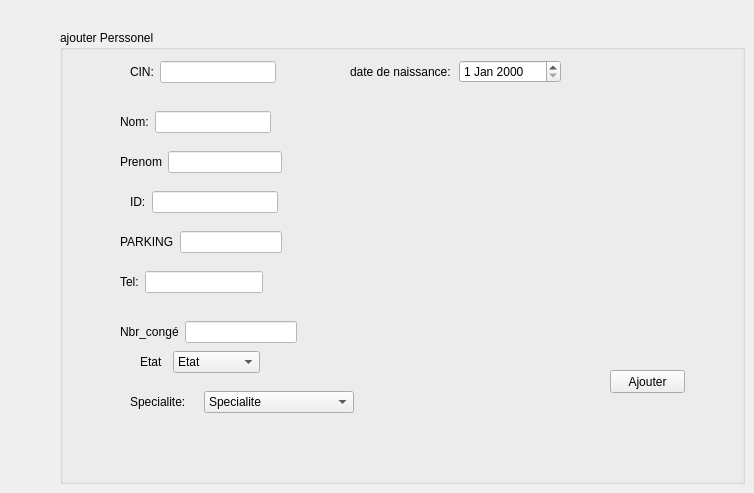
              <widget class="QWidget" name="tab_5">
               <attribute name="title">
                <string>ajouter perssonel</string>
               </attribute>
               <widget class="QGroupBox" name="groupBox_4">
                <property name="geometry">
                 <rect>
                  <x>60</x>
                  <y>30</y>
                  <width>685</width>
                  <height>454</height>
                 </rect>
                </property>
                <property name="title">
                 <string>ajouter Perssonel</string>
                </property>
                <widget class="QPushButton" name="pb_ajouter">
                 <property name="geometry">
                  <rect>
                   <x>550</x>
                   <y>340</y>
                   <width>75</width>
                   <height>23</height>
                  </rect>
                 </property>
                 <property name="styleSheet">
                  <string notr="true"/>
                 </property>
                 <property name="text">
                  <string>Ajouter</string>
                 </property>
                </widget>
                <widget class="QWidget" name="layoutWidget">
                 <property name="geometry">
                  <rect>
                   <x>70</x>
                   <y>30</y>
                   <width>146</width>
                   <height>24</height>
                  </rect>
                 </property>
                 <layout class="QHBoxLayout" name="horizontalLayout">
                  <item>
                   <widget class="QLabel" name="label">
                    <property name="styleSheet">
                     <string notr="true"/>
                    </property>
                    <property name="text">
                     <string>CIN:</string>
                    </property>
                   </widget>
                  </item>
                  <item>
                   <widget class="QLineEdit" name="le_cin">
                    <property name="styleSheet">
                     <string notr="true">background-color: rgb(255, 255, 255);</string>
                    </property>
                   </widget>
                  </item>
                 </layout>
                </widget>
                <widget class="QWidget" name="layoutWidget_2">
                 <property name="geometry">
                  <rect>
                   <x>60</x>
                   <y>80</y>
                   <width>151</width>
                   <height>24</height>
                  </rect>
                 </property>
                 <layout class="QHBoxLayout" name="horizontalLayout_2">
                  <item>
                   <widget class="QLabel" name="label_2">
                    <property name="styleSheet">
                     <string notr="true"/>
                    </property>
                    <property name="text">
                     <string>Nom:</string>
                    </property>
                   </widget>
                  </item>
                  <item>
                   <widget class="QLineEdit" name="le_nom">
                    <property name="styleSheet">
                     <string notr="true">background-color: rgb(255, 255, 255);</string>
                    </property>
                   </widget>
                  </item>
                 </layout>
                </widget>
                <widget class="QWidget" name="layoutWidget_3">
                 <property name="geometry">
                  <rect>
                   <x>60</x>
                   <y>120</y>
                   <width>162</width>
                   <height>24</height>
                  </rect>
                 </property>
                 <layout class="QHBoxLayout" name="horizontalLayout_9">
                  <item>
                   <widget class="QLabel" name="label_3">
                    <property name="styleSheet">
                     <string notr="true"/>
                    </property>
                    <property name="text">
                     <string>Prenom</string>
                    </property>
                   </widget>
                  </item>
                  <item>
                   <widget class="QLineEdit" name="le_prenom">
                    <property name="styleSheet">
                     <string notr="true">background-color: rgb(255, 255, 255);</string>
                    </property>
                   </widget>
                  </item>
                 </layout>
                </widget>
                <widget class="QWidget" name="layoutWidget_4">
                 <property name="geometry">
                  <rect>
                   <x>70</x>
                   <y>160</y>
                   <width>148</width>
                   <height>24</height>
                  </rect>
                 </property>
                 <layout class="QHBoxLayout" name="horizontalLayout_10">
                  <item>
                   <widget class="QLabel" name="label_5">
                    <property name="styleSheet">
                     <string notr="true"/>
                    </property>
                    <property name="text">
                     <string>ID:</string>
                    </property>
                   </widget>
                  </item>
                  <item>
                   <widget class="QLineEdit" name="le_mail">
                    <property name="styleSheet">
                     <string notr="true">background-color: rgb(255, 255, 255);</string>
                    </property>
                   </widget>
                  </item>
                 </layout>
                </widget>
                <widget class="QWidget" name="layoutWidget_5">
                 <property name="geometry">
                  <rect>
                   <x>60</x>
                   <y>200</y>
                   <width>162</width>
                   <height>24</height>
                  </rect>
                 </property>
                 <layout class="QHBoxLayout" name="horizontalLayout_12">
                  <item>
                   <widget class="QLabel" name="label_6">
                    <property name="styleSheet">
                     <string notr="true"/>
                    </property>
                    <property name="text">
                     <string>PARKING</string>
                    </property>
                   </widget>
                  </item>
                  <item>
                   <widget class="QLineEdit" name="le_adresse">
                    <property name="styleSheet">
                     <string notr="true">background-color: rgb(255, 255, 255);</string>
                    </property>
                   </widget>
                  </item>
                 </layout>
                </widget>
                <widget class="QWidget" name="layoutWidget_6">
                 <property name="geometry">
                  <rect>
                   <x>60</x>
                   <y>240</y>
                   <width>143</width>
                   <height>24</height>
                  </rect>
                 </property>
                 <layout class="QHBoxLayout" name="horizontalLayout_13">
                  <item>
                   <widget class="QLabel" name="label_7">
                    <property name="styleSheet">
                     <string notr="true"/>
                    </property>
                    <property name="text">
                     <string>Tel:</string>
                    </property>
                   </widget>
                  </item>
                  <item>
                   <widget class="QLineEdit" name="le_tel">
                    <property name="styleSheet">
                     <string notr="true">background-color: rgb(255, 255, 255);</string>
                    </property>
                   </widget>
                  </item>
                 </layout>
                </widget>
                <widget class="QWidget" name="layoutWidget_7">
                 <property name="geometry">
                  <rect>
                   <x>60</x>
                   <y>290</y>
                   <width>177</width>
                   <height>24</height>
                  </rect>
                 </property>
                 <layout class="QHBoxLayout" name="horizontalLayout_14">
                  <item>
                   <widget class="QLabel" name="label_8">
                    <property name="styleSheet">
                     <string notr="true"/>
                    </property>
                    <property name="text">
                     <string>Nbr_congé</string>
                    </property>
                   </widget>
                  </item>
                  <item>
                   <widget class="QLineEdit" name="le_nbr_conge">
                    <property name="styleSheet">
                     <string notr="true">background-color: rgb(255, 255, 255);</string>
                    </property>
                   </widget>
                  </item>
                 </layout>
                </widget>
                <widget class="QWidget" name="layoutWidget_8">
                 <property name="geometry">
                  <rect>
                   <x>80</x>
                   <y>320</y>
                   <width>120</width>
                   <height>24</height>
                  </rect>
                 </property>
                 <layout class="QHBoxLayout" name="horizontalLayout_15">
                  <item>
                   <widget class="QLabel" name="label_9">
                    <property name="styleSheet">
                     <string notr="true"/>
                    </property>
                    <property name="text">
                     <string>Etat</string>
                    </property>
                   </widget>
                  </item>
                  <item>
                   <widget class="QComboBox" name="cb_ajouter">
                    <item>
                     <property name="text">
                      <string>Etat</string>
                     </property>
                    </item>
                    <item>
                     <property name="text">
                      <string>celibataire</string>
                     </property>
                    </item>
                    <item>
                     <property name="text">
                      <string>en couple</string>
                     </property>
                    </item>
                    <item>
                     <property name="text">
                      <string>marie</string>
                     </property>
                    </item>
                    <item>
                     <property name="text">
                      <string>divorce</string>
                     </property>
                    </item>
                   </widget>
                  </item>
                 </layout>
                </widget>
                <widget class="QWidget" name="layoutWidget_9">
                 <property name="geometry">
                  <rect>
                   <x>70</x>
                   <y>360</y>
                   <width>224</width>
                   <height>24</height>
                  </rect>
                 </property>
                 <layout class="QHBoxLayout" name="horizontalLayout_17">
                  <item>
                   <widget class="QLabel" name="label_12">
                    <property name="text">
                     <string>Specialite:</string>
                    </property>
                   </widget>
                  </item>
                  <item>
                   <widget class="QComboBox" name="cb_genre">
                    <item>
                     <property name="text">
                      <string>Specialite</string>
                     </property>
                    </item>
                    <item>
                     <property name="text">
                      <string>Monteur pneumatique</string>
                     </property>
                    </item>
                    <item>
                     <property name="text">
                      <string>Electricien</string>
                     </property>
                    </item>
                    <item>
                     <property name="text">
                      <string>Nouvel élément</string>
                     </property>
                    </item>
                   </widget>
                  </item>
                 </layout>
                </widget>
                <widget class="QWidget" name="layoutWidget">
                 <property name="geometry">
                  <rect>
                   <x>290</x>
                   <y>30</y>
                   <width>211</width>
                   <height>24</height>
                  </rect>
                 </property>
                 <layout class="QHBoxLayout" name="horizontalLayout_16">
                  <item>
                   <widget class="QLabel" name="label_20">
                    <property name="text">
                     <string>date de naissance:</string>
                    </property>
                   </widget>
                  </item>
                  <item>
                   <widget class="QDateEdit" name="dateEdit"/>
                  </item>
                 </layout>
                </widget>
               </widget>
              </widget>
